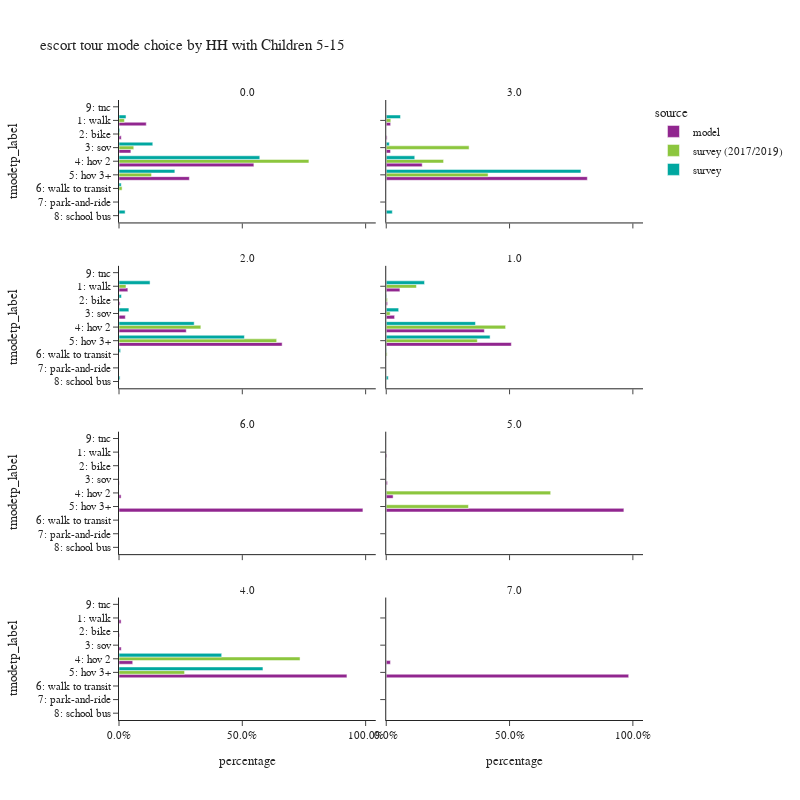

Here is the notebook cell this chart was saved with:
### Code cell
plot_mode_choice(es_tour,
                 "hh515",
                 {
                  "tmodetp_label":["1: walk","2: bike","3: sov","4: hov 2","5: hov 3+","6: walk to transit",
                                   "7: park-and-ride","8: school bus","9: other–survey only"]},
                 "HH with Children 5-15",2,800)

### Figure 1 — Plotly figure (JSON) as saved in the notebook; plotly's stock layout.template omitted (floating-point values rounded to 4 significant figures)
{"data": [{"alignmentgroup": "True", "customdata": [[40557], [3357], [17655], [200670], [104677]], "hovertemplate": "source=model<br>hh515=0.0<br>percentage=%{x}<br>tmodetp_label=%{y}<br>sample count=%{customdata[0]}<extra></extra>", "legendgroup": "model", "marker": {"color": "#91268F", "pattern": {"shape": ""}}, "name": "model", "offsetgroup": "model", "orientation": "h", "showlegend": true, "textposition": "auto", "type": "bar", "x": [0.1105, 0.009149, 0.04812, 0.5469, 0.2853], "xaxis": "x7", "y": ["1: walk", "2: bike", "3: sov", "4: hov 2", "5: hov 3+"], "yaxis": "y7"}, {"alignmentgroup": "True", "customdata": [[642], [125], [626], [5245], [29322]], "hovertemplate": "source=model<br>hh515=3.0<br>percentage=%{x}<br>tmodetp_label=%{y}<br>sample count=%{customdata[0]}<extra></extra>", "legendgroup": "model", "marker": {"color": "#91268F", "pattern": {"shape": ""}}, "name": "model", "offsetgroup": "model", "orientation": "h", "showlegend": false, "textposition": "auto", "type": "bar", "x": [0.01785, 0.003476, 0.01741, 0.1459, 0.8154], "xaxis": "x8", "y": ["1: walk", "2: bike", "3: sov", "4: hov 2", "5: hov 3+"], "yaxis": "y8"}, {"alignmentgroup": "True", "customdata": [[4799], [601], [3418], [36508], [88565]], "hovertemplate": "source=model<br>hh515=2.0<br>percentage=%{x}<br>tmodetp_label=%{y}<br>sample count=%{customdata[0]}<extra></extra>", "legendgroup": "model", "marker": {"color": "#91268F", "pattern": {"shape": ""}}, "name": "model", "offsetgroup": "model", "orientation": "h", "showlegend": false, "textposition": "auto", "type": "bar", "x": [0.03584, 0.004489, 0.02553, 0.2727, 0.6615], "xaxis": "x5", "y": ["1: walk", "2: bike", "3: sov", "4: hov 2", "5: hov 3+"], "yaxis": "y5"}, {"alignmentgroup": "True", "customdata": [[11860], [1179], [7243], [85074], [108477]], "hovertemplate": "source=model<br>hh515=1.0<br>percentage=%{x}<br>tmodetp_label=%{y}<br>sample count=%{customdata[0]}<extra></extra>", "legendgroup": "model", "marker": {"color": "#91268F", "pattern": {"shape": ""}}, "name": "model", "offsetgroup": "model", "orientation": "h", "showlegend": false, "textposition": "auto", "type": "bar", "x": [0.05546, 0.005514, 0.03387, 0.3979, 0.5073], "xaxis": "x6", "y": ["1: walk", "2: bike", "3: sov", "4: hov 2", "5: hov 3+"], "yaxis": "y6"}, {"alignmentgroup": "True", "customdata": [[2], [1], [3], [21], [2434]], "hovertemplate": "source=model<br>hh515=6.0<br>percentage=%{x}<br>tmodetp_label=%{y}<br>sample count=%{customdata[0]}<extra></extra>", "legendgroup": "model", "marker": {"color": "#91268F", "pattern": {"shape": ""}}, "name": "model", "offsetgroup": "model", "orientation": "h", "showlegend": false, "textposition": "auto", "type": "bar", "x": [0.0008127, 0.0004063, 0.001219, 0.008533, 0.989], "xaxis": "x3", "y": ["1: walk", "2: bike", "3: sov", "4: hov 2", "5: hov 3+"], "yaxis": "y3"}, {"alignmentgroup": "True", "customdata": [[9], [2], [15], [84], [2907]], "hovertemplate": "source=model<br>hh515=5.0<br>percentage=%{x}<br>tmodetp_label=%{y}<br>sample count=%{customdata[0]}<extra></extra>", "legendgroup": "model", "marker": {"color": "#91268F", "pattern": {"shape": ""}}, "name": "model", "offsetgroup": "model", "orientation": "h", "showlegend": false, "textposition": "auto", "type": "bar", "x": [0.002983, 0.0006629, 0.004972, 0.02784, 0.9635], "xaxis": "x4", "y": ["1: walk", "2: bike", "3: sov", "4: hov 2", "5: hov 3+"], "yaxis": "y4"}, {"alignmentgroup": "True", "customdata": [[96], [29], [102], [626], [10396]], "hovertemplate": "source=model<br>hh515=4.0<br>percentage=%{x}<br>tmodetp_label=%{y}<br>sample count=%{customdata[0]}<extra></extra>", "legendgroup": "model", "marker": {"color": "#91268F", "pattern": {"shape": ""}}, "name": "model", "offsetgroup": "model", "orientation": "h", "showlegend": false, "textposition": "auto", "type": "bar", "x": [0.008534, 0.002578, 0.009067, 0.05565, 0.9242], "xaxis": "x", "y": ["1: walk", "2: bike", "3: sov", "4: hov 2", "5: hov 3+"], "yaxis": "y"}, {"alignmentgroup": "True", "customdata": [[1], [58]], "hovertemplate": "source=model<br>hh515=7.0<br>percentage=%{x}<br>tmodetp_label=%{y}<br>sample count=%{customdata[0]}<extra></extra>", "legendgroup": "model", "marker": {"color": "#91268F", "pattern": {"shape": ""}}, "name": "model", "offsetgroup": "model", "orientation": "h", "showlegend": false, "textposition": "auto", "type": "bar", "x": [0.01695, 0.9831], "xaxis": "x2", "y": ["4: hov 2", "5: hov 3+"], "yaxis": "y2"}, {"alignmentgroup": "True", "customdata": [[39], [5], [22], [172], [84], [7], [1]], "hovertemplate": "source=survey (2017/2019)<br>hh515=0.0<br>percentage=%{x}<br>tmodetp_label=%{y}<br>sample count=%{customdata[0]}<extra></extra>", "legendgroup": "survey (2017/2019)", "marker": {"color": "#8CC63E", "pattern": {"shape": ""}}, "name": "survey (2017/2019)", "offsetgroup": "survey (2017/2019)", "orientation": "h", "showlegend": true, "textposition": "auto", "type": "bar", "x": [0.022, 0.003346, 0.0599, 0.77, 0.132, 0.01251, 0.0001936], "xaxis": "x7", "y": ["1: walk", "2: bike", "3: sov", "4: hov 2", "5: hov 3+", "6: walk to transit", "9: tnc"], "yaxis": "y7"}, {"alignmentgroup": "True", "customdata": [[5], [2], [12], [20]], "hovertemplate": "source=survey (2017/2019)<br>hh515=3.0<br>percentage=%{x}<br>tmodetp_label=%{y}<br>sample count=%{customdata[0]}<extra></extra>", "legendgroup": "survey (2017/2019)", "marker": {"color": "#8CC63E", "pattern": {"shape": ""}}, "name": "survey (2017/2019)", "offsetgroup": "survey (2017/2019)", "orientation": "h", "showlegend": false, "textposition": "auto", "type": "bar", "x": [0.01854, 0.336, 0.2325, 0.413], "xaxis": "x8", "y": ["1: walk", "3: sov", "4: hov 2", "5: hov 3+"], "yaxis": "y8"}, {"alignmentgroup": "True", "customdata": [[19], [2], [66], [89]], "hovertemplate": "source=survey (2017/2019)<br>hh515=2.0<br>percentage=%{x}<br>tmodetp_label=%{y}<br>sample count=%{customdata[0]}<extra></extra>", "legendgroup": "survey (2017/2019)", "marker": {"color": "#8CC63E", "pattern": {"shape": ""}}, "name": "survey (2017/2019)", "offsetgroup": "survey (2017/2019)", "orientation": "h", "showlegend": false, "textposition": "auto", "type": "bar", "x": [0.02832, 0.0004989, 0.3319, 0.6393], "xaxis": "x5", "y": ["1: walk", "3: sov", "4: hov 2", "5: hov 3+"], "yaxis": "y5"}, {"alignmentgroup": "True", "customdata": [[36], [3], [3], [101], [96], [6]], "hovertemplate": "source=survey (2017/2019)<br>hh515=1.0<br>percentage=%{x}<br>tmodetp_label=%{y}<br>sample count=%{customdata[0]}<extra></extra>", "legendgroup": "survey (2017/2019)", "marker": {"color": "#8CC63E", "pattern": {"shape": ""}}, "name": "survey (2017/2019)", "offsetgroup": "survey (2017/2019)", "orientation": "h", "showlegend": false, "textposition": "auto", "type": "bar", "x": [0.1224, 0.005003, 0.01577, 0.4839, 0.3693, 0.003522], "xaxis": "x6", "y": ["1: walk", "2: bike", "3: sov", "4: hov 2", "5: hov 3+", "6: walk to transit"], "yaxis": "y6"}, {"alignmentgroup": "True", "customdata": [[2], [1]], "hovertemplate": "source=survey (2017/2019)<br>hh515=5.0<br>percentage=%{x}<br>tmodetp_label=%{y}<br>sample count=%{customdata[0]}<extra></extra>", "legendgroup": "survey (2017/2019)", "marker": {"color": "#8CC63E", "pattern": {"shape": ""}}, "name": "survey (2017/2019)", "offsetgroup": "survey (2017/2019)", "orientation": "h", "showlegend": false, "textposition": "auto", "type": "bar", "x": [0.6667, 0.3333], "xaxis": "x4", "y": ["4: hov 2", "5: hov 3+"], "yaxis": "y4"}, {"alignmentgroup": "True", "customdata": [[2], [2]], "hovertemplate": "source=survey (2017/2019)<br>hh515=4.0<br>percentage=%{x}<br>tmodetp_label=%{y}<br>sample count=%{customdata[0]}<extra></extra>", "legendgroup": "survey (2017/2019)", "marker": {"color": "#8CC63E", "pattern": {"shape": ""}}, "name": "survey (2017/2019)", "offsetgroup": "survey (2017/2019)", "orientation": "h", "showlegend": false, "textposition": "auto", "type": "bar", "x": [0.7341, 0.2659], "xaxis": "x", "y": ["4: hov 2", "5: hov 3+"], "yaxis": "y"}, {"alignmentgroup": "True", "customdata": [[23], [9], [37], [172], [63], [8], [1]], "hovertemplate": "source=survey<br>hh515=0.0<br>percentage=%{x}<br>tmodetp_label=%{y}<br>sample count=%{customdata[0]}<extra></extra>", "legendgroup": "survey", "marker": {"color": "#00A7A0", "pattern": {"shape": ""}}, "name": "survey", "offsetgroup": "survey", "orientation": "h", "showlegend": true, "textposition": "auto", "type": "bar", "x": [0.02845, 0.003444, 0.137, 0.5709, 0.2265, 0.009005, 0.02477], "xaxis": "x7", "y": ["1: walk", "2: bike", "3: sov", "4: hov 2", "5: hov 3+", "6: walk to transit", "8: school bus"], "yaxis": "y7"}, {"alignmentgroup": "True", "customdata": [[3], [1], [6], [27], [1]], "hovertemplate": "source=survey<br>hh515=3.0<br>percentage=%{x}<br>tmodetp_label=%{y}<br>sample count=%{customdata[0]}<extra></extra>", "legendgroup": "survey", "marker": {"color": "#00A7A0", "pattern": {"shape": ""}}, "name": "survey", "offsetgroup": "survey", "orientation": "h", "showlegend": false, "textposition": "auto", "type": "bar", "x": [0.05779, 0.01251, 0.1156, 0.7895, 0.02459], "xaxis": "x8", "y": ["1: walk", "3: sov", "4: hov 2", "5: hov 3+", "8: school bus"], "yaxis": "y8"}, {"alignmentgroup": "True", "customdata": [[28], [1], [4], [51], [102], [3], [3]], "hovertemplate": "source=survey<br>hh515=2.0<br>percentage=%{x}<br>tmodetp_label=%{y}<br>sample count=%{customdata[0]}<extra></extra>", "legendgroup": "survey", "marker": {"color": "#00A7A0", "pattern": {"shape": ""}}, "name": "survey", "offsetgroup": "survey", "orientation": "h", "showlegend": false, "textposition": "auto", "type": "bar", "x": [0.1259, 0.009819, 0.04005, 0.3049, 0.5085, 0.006488, 0.004352], "xaxis": "x5", "y": ["1: walk", "2: bike", "3: sov", "4: hov 2", "5: hov 3+", "6: walk to transit", "8: school bus"], "yaxis": "y5"}, {"alignmentgroup": "True", "customdata": [[33], [4], [8], [77], [64], [2], [1]], "hovertemplate": "source=survey<br>hh515=1.0<br>percentage=%{x}<br>tmodetp_label=%{y}<br>sample count=%{customdata[0]}<extra></extra>", "legendgroup": "survey", "marker": {"color": "#00A7A0", "pattern": {"shape": ""}}, "name": "survey", "offsetgroup": "survey", "orientation": "h", "showlegend": false, "textposition": "auto", "type": "bar", "x": [0.1552, 0.001829, 0.05035, 0.3618, 0.4211, 0.001547, 0.008171], "xaxis": "x6", "y": ["1: walk", "2: bike", "3: sov", "4: hov 2", "5: hov 3+", "6: walk to transit", "8: school bus"], "yaxis": "y6"}, {"alignmentgroup": "True", "customdata": [[4], [10]], "hovertemplate": "source=survey<br>hh515=4.0<br>percentage=%{x}<br>tmodetp_label=%{y}<br>sample count=%{customdata[0]}<extra></extra>", "legendgroup": "survey", "marker": {"color": "#00A7A0", "pattern": {"shape": ""}}, "name": "survey", "offsetgroup": "survey", "orientation": "h", "showlegend": false, "textposition": "auto", "type": "bar", "x": [0.4163, 0.5837], "xaxis": "x", "y": ["4: hov 2", "5: hov 3+"], "yaxis": "y"}], "layout": {"annotations": [{"font": {}, "showarrow": false, "text": "4.0", "x": 0.245, "xanchor": "center", "xref": "paper", "y": 0.1975, "yanchor": "bottom", "yref": "paper"}, {"font": {}, "showarrow": false, "text": "7.0", "x": 0.755, "xanchor": "center", "xref": "paper", "y": 0.1975, "yanchor": "bottom", "yref": "paper"}, {"font": {}, "showarrow": false, "text": "6.0", "x": 0.245, "xanchor": "center", "xref": "paper", "y": 0.465, "yanchor": "bottom", "yref": "paper"}, {"font": {}, "showarrow": false, "text": "5.0", "x": 0.755, "xanchor": "center", "xref": "paper", "y": 0.465, "yanchor": "bottom", "yref": "paper"}, {"font": {}, "showarrow": false, "text": "2.0", "x": 0.245, "xanchor": "center", "xref": "paper", "y": 0.7325, "yanchor": "bottom", "yref": "paper"}, {"font": {}, "showarrow": false, "text": "1.0", "x": 0.755, "xanchor": "center", "xref": "paper", "y": 0.7325, "yanchor": "bottom", "yref": "paper"}, {"font": {}, "showarrow": false, "text": "0.0", "x": 0.245, "xanchor": "center", "xref": "paper", "y": 1.0, "yanchor": "bottom", "yref": "paper"}, {"font": {}, "showarrow": false, "text": "3.0", "x": 0.755, "xanchor": "center", "xref": "paper", "y": 1.0, "yanchor": "bottom", "yref": "paper"}], "barmode": "group", "height": 800, "legend": {"title": {"text": "source"}, "tracegroupgap": 0}, "title": {"text": "escort tour mode choice by HH with Children 5-15"}, "width": 800, "xaxis": {"anchor": "y", "domain": [0.0, 0.49], "tickformat": ".1%", "title": {"text": "percentage"}}, "xaxis2": {"anchor": "y2", "domain": [0.51, 1.0], "matches": "x", "tickformat": ".1%", "title": {"text": "percentage"}}, "xaxis3": {"anchor": "y3", "domain": [0.0, 0.49], "matches": "x", "showticklabels": false, "tickformat": ".1%"}, "xaxis4": {"anchor": "y4", "domain": [0.51, 1.0], "matches": "x", "showticklabels": false, "tickformat": ".1%"}, "xaxis5": {"anchor": "y5", "domain": [0.0, 0.49], "matches": "x", "showticklabels": false, "tickformat": ".1%"}, "xaxis6": {"anchor": "y6", "domain": [0.51, 1.0], "matches": "x", "showticklabels": false, "tickformat": ".1%"}, "xaxis7": {"anchor": "y7", "domain": [0.0, 0.49], "matches": "x", "showticklabels": false, "tickformat": ".1%"}, "xaxis8": {"anchor": "y8", "domain": [0.51, 1.0], "matches": "x", "showticklabels": false, "tickformat": ".1%"}, "yaxis": {"anchor": "x", "categoryarray": ["9: other–survey only", "8: school bus", "7: park-and-ride", "6: walk to transit", "5: hov 3+", "4: hov 2", "3: sov", "2: bike", "1: walk"], "categoryorder": "array", "domain": [0.0, 0.1975], "title": {"text": "tmodetp_label"}}, "yaxis2": {"anchor": "x2", "domain": [0.0, 0.1975], "matches": "y", "showticklabels": false}, "yaxis3": {"anchor": "x3", "categoryarray": ["9: other–survey only", "8: school bus", "7: park-and-ride", "6: walk to transit", "5: hov 3+", "4: hov 2", "3: sov", "2: bike", "1: walk"], "categoryorder": "array", "domain": [0.2675, 0.465], "matches": "y", "title": {"text": "tmodetp_label"}}, "yaxis4": {"anchor": "x4", "domain": [0.2675, 0.465], "matches": "y", "showticklabels": false}, "yaxis5": {"anchor": "x5", "categoryarray": ["9: other–survey only", "8: school bus", "7: park-and-ride", "6: walk to transit", "5: hov 3+", "4: hov 2", "3: sov", "2: bike", "1: walk"], "categoryorder": "array", "domain": [0.535, 0.7325], "matches": "y", "title": {"text": "tmodetp_label"}}, "yaxis6": {"anchor": "x6", "domain": [0.535, 0.7325], "matches": "y", "showticklabels": false}, "yaxis7": {"anchor": "x7", "categoryarray": ["9: other–survey only", "8: school bus", "7: park-and-ride", "6: walk to transit", "5: hov 3+", "4: hov 2", "3: sov", "2: bike", "1: walk"], "categoryorder": "array", "domain": [0.8025, 1.0], "matches": "y", "title": {"text": "tmodetp_label"}}, "yaxis8": {"anchor": "x8", "domain": [0.8025, 1.0], "matches": "y", "showticklabels": false}}}
